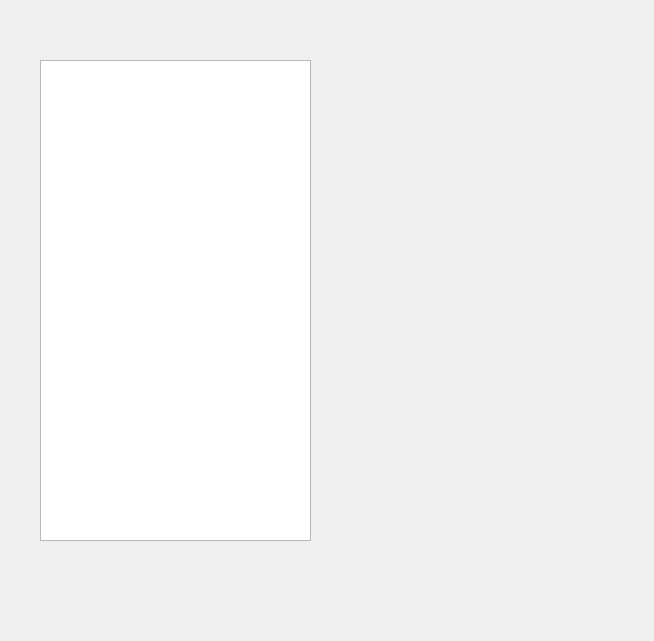
<?xml version="1.0" encoding="UTF-8"?>
<ui version="4.0">
 <class>TreeWidget</class>
 <widget class="QWidget" name="TreeWidget">
  <property name="geometry">
   <rect>
    <x>0</x>
    <y>0</y>
    <width>654</width>
    <height>641</height>
   </rect>
  </property>
  <property name="windowTitle">
   <string>Form</string>
  </property>
  <widget class="QTreeView" name="treeView">
   <property name="geometry">
    <rect>
     <x>40</x>
     <y>60</y>
     <width>271</width>
     <height>481</height>
    </rect>
   </property>
   <property name="dragEnabled">
    <bool>true</bool>
   </property>
   <property name="dragDropMode">
    <enum>QAbstractItemView::DragDrop</enum>
   </property>
   <property name="defaultDropAction">
    <enum>Qt::MoveAction</enum>
   </property>
  </widget>
 </widget>
 <resources/>
 <connections/>
</ui>
